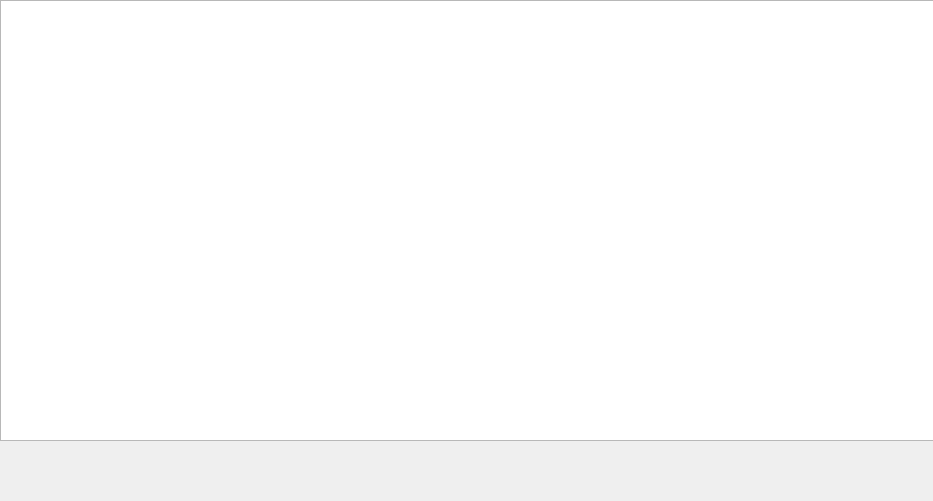
<?xml version="1.0" encoding="UTF-8"?>
<ui version="4.0">
 <class>searchResult</class>
 <widget class="QDialog" name="searchResult">
  <property name="geometry">
   <rect>
    <x>0</x>
    <y>0</y>
    <width>933</width>
    <height>501</height>
   </rect>
  </property>
  <property name="windowTitle">
   <string>Dialog</string>
  </property>
  <widget class="QTableWidget" name="searchContent">
   <property name="geometry">
    <rect>
     <x>0</x>
     <y>0</y>
     <width>1541</width>
     <height>441</height>
    </rect>
   </property>
  </widget>
 </widget>
 <resources/>
 <connections/>
</ui>
